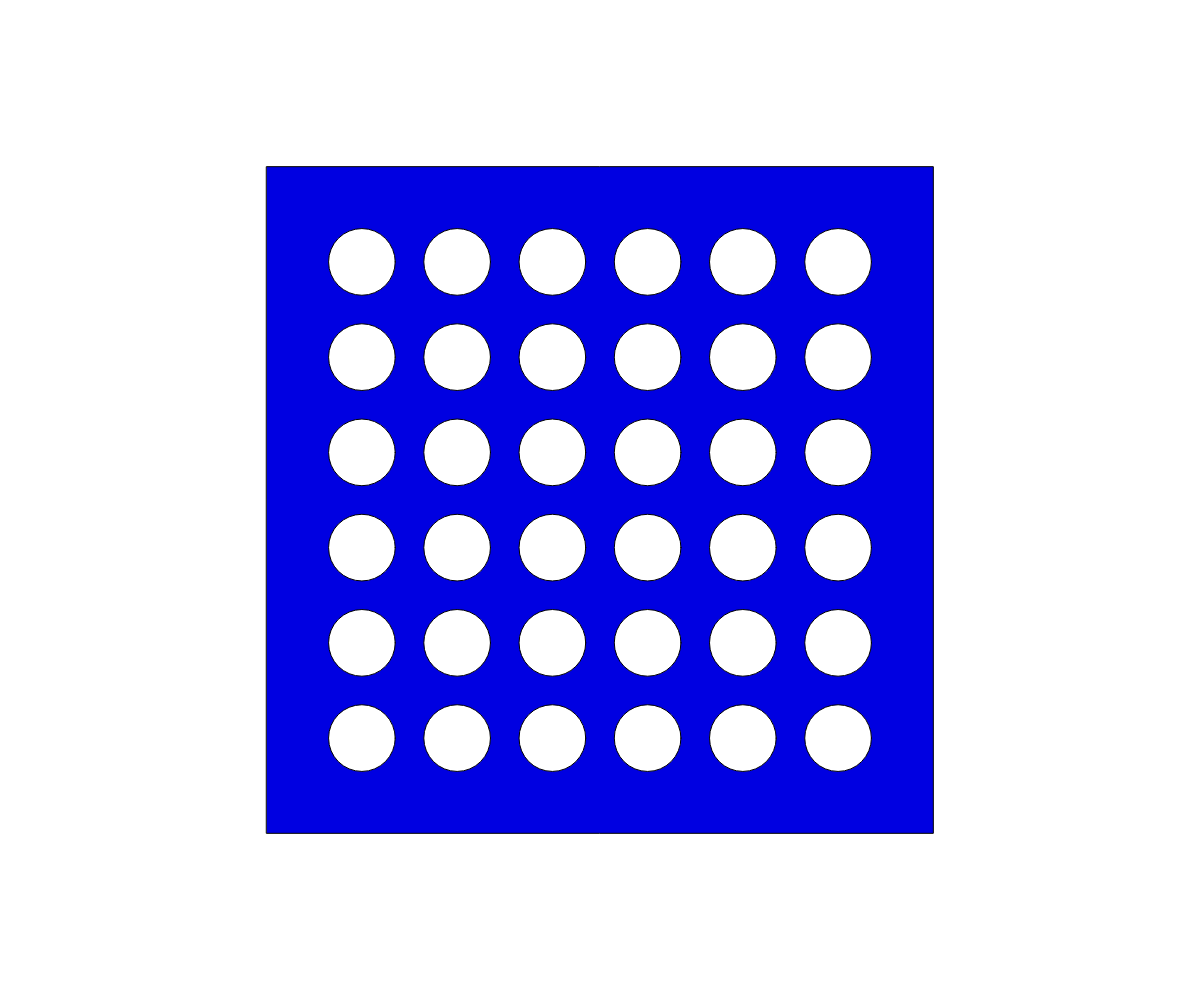
Frame 1 (no input)
Frame 60 (no input): identical to frame 1, image omitted
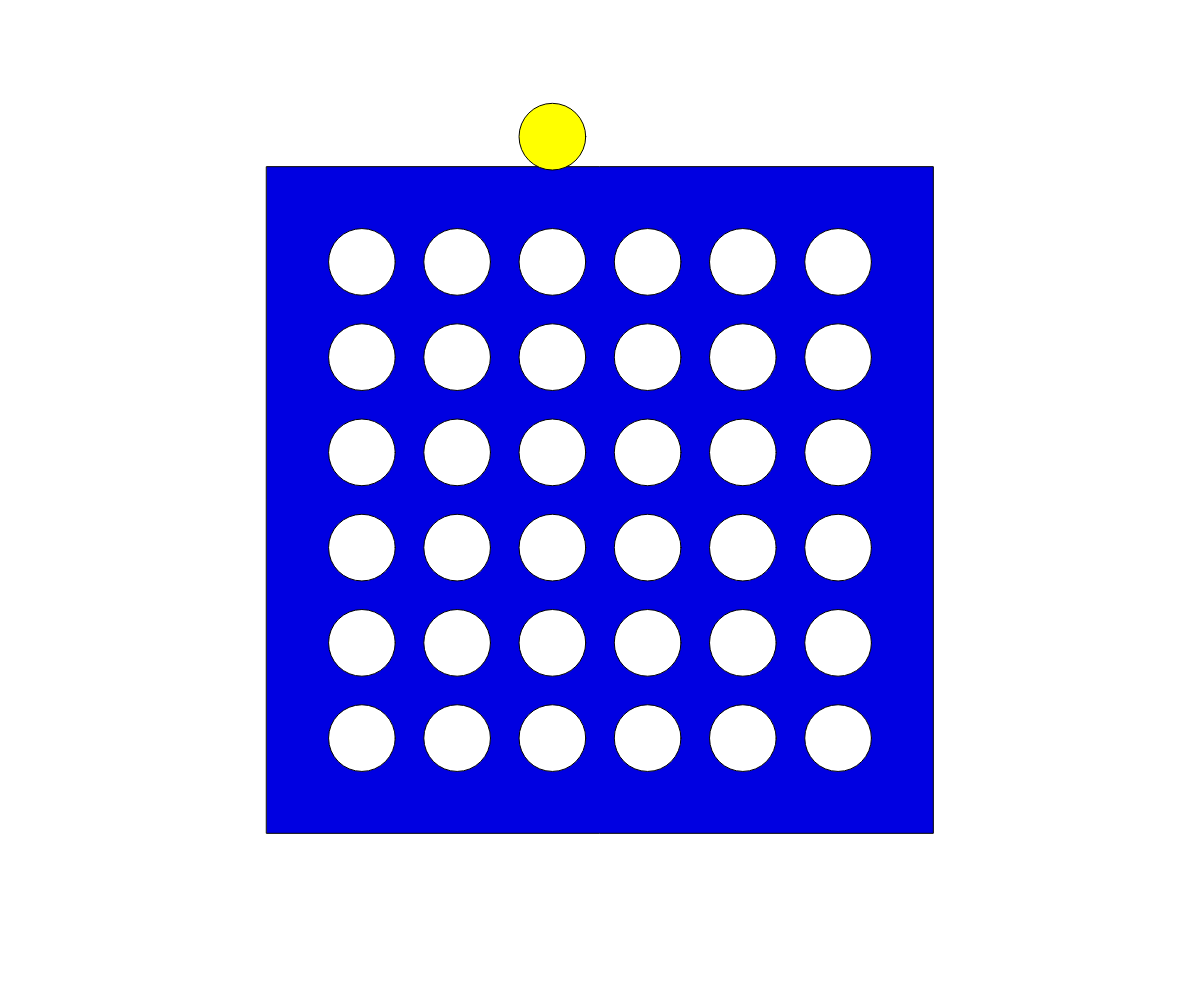
Frame 120 (the mouse pressed at the canvas centre since frame 60)

The p5.js sketch that drew these frames (run headless with seeded random() and noise() and a simulated clock; from frame 60 on, the mouse is pressed at the canvas centre):

// p5.js sketch
// ── sketch.js
let grid = [
  0, 0, 0, 0, 0, 0,
  0, 0, 0, 0, 0, 0, 
  0, 0, 0, 0, 0, 0,
  0, 0, 0, 0, 0, 0, 
  0, 0, 0, 0, 0, 0,
  0, 0, 0, 0, 0, 0, 
];

let gridLength = grid.length;
console.log(gridLength);

let a = 0;
let b = 0;
let c = 0;
let d = 0;
let e = 0;
let f = 0;
let g = 0;

let player = 0;

let w, x, y, diameter, dif, column1, column2, column3, column4, column5, column6, row1, row2, row3, row4, row5, row6;

function playerColor() {
  if(player === 1) {
    return color(255, 255, 0);
  }
  else if(player === -1) {
    return color(255, 0, 0);
  }
  else {
    return color(255, 255, 0);
  }
}

function setup() {
  createCanvas(windowWidth, windowHeight);
  // put setup code here
  /*
  frameRate(fr);
  */
}

function draw() {
  // put drawing code here
  background(220);
  resizeCanvas(windowWidth, windowHeight);
  
  //Sets the shape parameters
  w = height / 1.5;
  x = width / 2 - w / 2;
  y = height / 2 - w / 2;
  diameter = w / 10;
  dif = w / 14 * 2;

  //Sets up the graphic columns and rows.
  column1 = x + dif;
  column2 = column1 + dif;
  column3 = column2 + dif;
  column4 = column3 + dif;
  column5 = column4 + dif; 
  column6 = column5 + dif;

  row1 = y + dif;
  row2 = row1 + dif;
  row3 = row2 + dif;
  row4 = row3 + dif;
  row5 = row4 + dif;
  row6 = row5 + dif;

  fill(color(0, 0, 225));
  square(x, y, w);

  for(let x1 = x + dif; x1 < width - x - dif; x1+= dif) {
    for(let y1 = y + dif; y1 <= height - y - dif; y1 += dif) {
      if(grid === 1) {
        fill("yellow");
        circle(x1, y1, diameter);
      }
      else if(grid === -1) {
        fill(0);
        circle(x1, y1, diameter);
      }
      else {
        fill(255);
        circle(x1, y1, diameter);
      }
    }
  }

  if(mouseX > x && mouseX < x + w && mouseY < y + w) {
    let c = playerColor();

    if(mouseX <= column1 + dif / 2) {
      fill(c);
      circle(column1, y - 30, diameter);
    }
    else if(mouseX <= column2 + dif / 2) {
      fill(c);
      circle(column2, y - 30, diameter);
    }
    else if(mouseX <= column3 + dif / 2) {
      fill(c);
      circle(column3, y - 30, diameter);
    }
    else if(mouseX <= column4 + dif / 2) {
      fill(c);
      circle(column4, y - 30, diameter);
    }
    else if(mouseX <= column5 + dif / 2) {
      fill(c);
      circle(column5, y - 30, diameter);
    }
    else if(mouseX <= column6 + dif /2) {
      fill(c);
      circle(column6, y - 30, diameter);
    }
  }
  
}

function mouseReleased() {
  connectFourPlay(column1, column2, column3, column4, column5, column6);
}

function connectFourPlay(column1, column2, column3, column4, column5, column6) {
  if(player === 1) {
    player = -1;
  }
  else if(player === -1) {
    player = 1;
  }
  else {
    player = 1;
  }
  placeToken(column1, column2, column3, column4, column5, column6);
}

function placeToken(column1, column2, column3, column4, column5, column6) {
  if(mouseX <= column1) {
    let gridCoordinates = 0;
    if(gridCoordinates + a < gridLength) {
      grid[gridCoordinates + a * 6];
      a++;
      tokenDrop(column1);
    }
  }
  else if(mouseX <= column2) {
    let gridCoordinates = 1;
    if(gridCoordinates + b < gridLength) {
      grid[gridCoordinates + b * 6];
      b++;
      tokenDrop(column2);
    }
  }
  else if(mouseX <= column3) {
    let gridCoordinates = 2;
    if(gridCoordinates + c < gridLength) {
      grid[gridCoordinates + c * 6];
      c++;
      tokenDrop(column3);
    }
  }
  else if(mouseX <= column4) {
    let gridCoordinates = 3;
    if(gridCoordinates + d < gridLength) {
      grid[gridCoordinates + d * 6];
      d++;
      tokenDrop(column4);
    }
  }
  if(mouseX <= column5) {
    let gridCoordinates = 4;
    if(gridCoordinates + e < gridLength) {
      grid[gridCoordinates + e * 6];
      e++;
      tokenDrop(column5);
    }
  }
  else if(mouseX <= column6) {
    let gridCoordinates = 5;
    if(gridCoordinates + f < gridLength) {
      grid[gridCoordinates + f * 6];
      f++;
      tokenDrop(column6);
    }
  }
  else {
    if(player === 1) {
      player = -1;
    }
    else if(player === -1) {
      player = 1;
    }
  }
}

function tokenDrop(column, row) {
  let y = height / 2 - w / 2;
  let startDropLocation = y + 30;
  while(startDropLocation >= row) {
    fill(playerColor());
    circle(column, startDropLocation, diameter);
    startDropLocation--;
  }
  draw();
}
